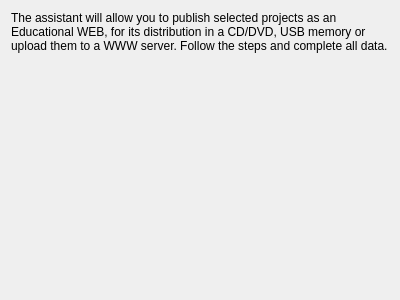
<?xml version="1.0" encoding="UTF-8"?>
<ui version="4.0">
 <class>WebsitePublishIntroPage</class>
 <widget class="QWizardPage" name="WebsitePublishIntroPage">
  <property name="geometry">
   <rect>
    <x>0</x>
    <y>0</y>
    <width>400</width>
    <height>300</height>
   </rect>
  </property>
  <property name="windowTitle">
   <string>WizardPage</string>
  </property>
  <property name="title">
   <string>Welcome to the Educational Website Publication Wizard</string>
  </property>
  <property name="subTitle">
   <string notr="true">&lt;p&gt;&amp;nbsp;&lt;/p&gt;</string>
  </property>
  <layout class="QVBoxLayout" name="verticalLayout">
   <item>
    <widget class="QLabel" name="label">
     <property name="text">
      <string>The assistant will allow you to publish selected projects as an Educational WEB, for its distribution in a CD/DVD, USB memory or upload them to a WWW server. Follow the steps and complete all data.</string>
     </property>
     <property name="alignment">
      <set>Qt::AlignLeading|Qt::AlignLeft|Qt::AlignTop</set>
     </property>
     <property name="wordWrap">
      <bool>true</bool>
     </property>
    </widget>
   </item>
  </layout>
 </widget>
 <resources/>
 <connections/>
</ui>
